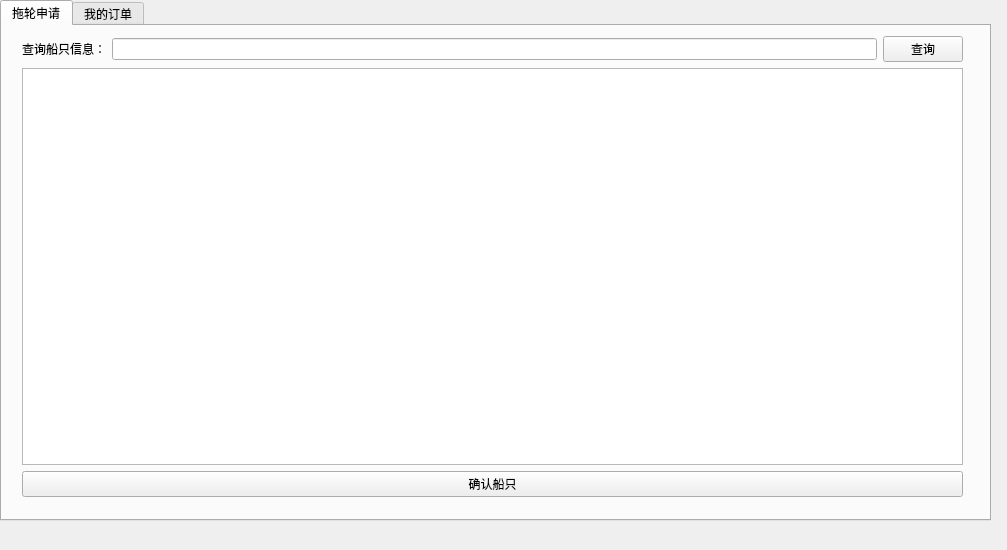
<?xml version="1.0" encoding="UTF-8"?>
<ui version="4.0">
 <class>SAMainWindow</class>
 <widget class="QMainWindow" name="SAMainWindow">
  <property name="geometry">
   <rect>
    <x>0</x>
    <y>0</y>
    <width>1007</width>
    <height>550</height>
   </rect>
  </property>
  <property name="windowTitle">
   <string>船代客户端</string>
  </property>
  <widget class="QWidget" name="centralwidget">
   <widget class="QTabWidget" name="tabWidget">
    <property name="geometry">
     <rect>
      <x>0</x>
      <y>0</y>
      <width>991</width>
      <height>521</height>
     </rect>
    </property>
    <property name="currentIndex">
     <number>0</number>
    </property>
    <widget class="QWidget" name="sendApplication">
     <attribute name="title">
      <string>拖轮申请</string>
     </attribute>
     <widget class="QStackedWidget" name="procedure">
      <property name="geometry">
       <rect>
        <x>0</x>
        <y>0</y>
        <width>961</width>
        <height>481</height>
       </rect>
      </property>
      <property name="currentIndex">
       <number>2</number>
      </property>
      <widget class="QWidget" name="works">
       <widget class="QWidget" name="layoutWidget">
        <property name="geometry">
         <rect>
          <x>40</x>
          <y>20</y>
          <width>871</width>
          <height>461</height>
         </rect>
        </property>
        <layout class="QVBoxLayout" name="verticalLayout_2">
         <item>
          <widget class="QTableWidget" name="workInfo">
           <column>
            <property name="text">
             <string>工作名称</string>
            </property>
           </column>
           <column>
            <property name="text">
             <string>操作类型</string>
            </property>
           </column>
           <column>
            <property name="text">
             <string>收费标准</string>
            </property>
           </column>
           <column>
            <property name="text">
             <string>工作简称</string>
            </property>
            <property name="font">
             <font>
              <underline>false</underline>
             </font>
            </property>
           </column>
           <column>
            <property name="text">
             <string>操作代号</string>
            </property>
           </column>
           <column>
            <property name="text">
             <string>工作拖轮数量</string>
            </property>
           </column>
           <column>
            <property name="text">
             <string>是否选择</string>
            </property>
           </column>
          </widget>
         </item>
         <item>
          <widget class="QPushButton" name="confirmWorks">
           <property name="text">
            <string>确认工作内容</string>
           </property>
          </widget>
         </item>
        </layout>
       </widget>
       <widget class="QLabel" name="label_7">
        <property name="geometry">
         <rect>
          <x>40</x>
          <y>0</y>
          <width>631</width>
          <height>21</height>
         </rect>
        </property>
        <property name="text">
         <string>选择作业</string>
        </property>
       </widget>
      </widget>
      <widget class="QWidget" name="port">
       <widget class="QWidget" name="layoutWidget">
        <property name="geometry">
         <rect>
          <x>320</x>
          <y>70</y>
          <width>321</width>
          <height>391</height>
         </rect>
        </property>
        <layout class="QVBoxLayout" name="verticalLayout_3">
         <item>
          <layout class="QGridLayout" name="gridLayout">
           <item row="5" column="2">
            <spacer name="verticalSpacer_3">
             <property name="orientation">
              <enum>Qt::Vertical</enum>
             </property>
             <property name="sizeHint" stdset="0">
              <size>
               <width>20</width>
               <height>40</height>
              </size>
             </property>
            </spacer>
           </item>
           <item row="6" column="0">
            <widget class="QLabel" name="label_5">
             <property name="text">
              <string>结束</string>
             </property>
            </widget>
           </item>
           <item row="0" column="2">
            <widget class="QComboBox" name="selectPort"/>
           </item>
           <item row="8" column="0">
            <widget class="QLabel" name="label_6">
             <property name="text">
              <string>联系电话</string>
             </property>
            </widget>
           </item>
           <item row="4" column="2">
            <widget class="QDateTimeEdit" name="startTime"/>
           </item>
           <item row="4" column="0">
            <widget class="QLabel" name="label_4">
             <property name="text">
              <string>开始</string>
             </property>
            </widget>
           </item>
           <item row="2" column="2">
            <widget class="QComboBox" name="business">
             <item>
              <property name="text">
               <string>内贸</string>
              </property>
             </item>
             <item>
              <property name="text">
               <string>外贸</string>
              </property>
             </item>
            </widget>
           </item>
           <item row="8" column="2">
            <widget class="QLineEdit" name="shipTel"/>
           </item>
           <item row="6" column="2">
            <widget class="QDateTimeEdit" name="endTime"/>
           </item>
           <item row="1" column="2">
            <spacer name="verticalSpacer">
             <property name="orientation">
              <enum>Qt::Vertical</enum>
             </property>
             <property name="sizeHint" stdset="0">
              <size>
               <width>20</width>
               <height>40</height>
              </size>
             </property>
            </spacer>
           </item>
           <item row="7" column="2">
            <spacer name="verticalSpacer_4">
             <property name="orientation">
              <enum>Qt::Vertical</enum>
             </property>
             <property name="sizeHint" stdset="0">
              <size>
               <width>20</width>
               <height>40</height>
              </size>
             </property>
            </spacer>
           </item>
           <item row="2" column="0">
            <widget class="QLabel" name="label_3">
             <property name="text">
              <string>选择类型</string>
             </property>
            </widget>
           </item>
           <item row="0" column="0" colspan="2">
            <widget class="QLabel" name="label">
             <property name="text">
              <string>选择港口</string>
             </property>
            </widget>
           </item>
           <item row="3" column="2">
            <spacer name="verticalSpacer_2">
             <property name="orientation">
              <enum>Qt::Vertical</enum>
             </property>
             <property name="sizeHint" stdset="0">
              <size>
               <width>20</width>
               <height>40</height>
              </size>
             </property>
            </spacer>
           </item>
           <item row="9" column="2">
            <spacer name="verticalSpacer_5">
             <property name="orientation">
              <enum>Qt::Vertical</enum>
             </property>
             <property name="sizeHint" stdset="0">
              <size>
               <width>20</width>
               <height>40</height>
              </size>
             </property>
            </spacer>
           </item>
          </layout>
         </item>
         <item>
          <widget class="QPushButton" name="submitApplication">
           <property name="text">
            <string>提交作业请求</string>
           </property>
          </widget>
         </item>
        </layout>
       </widget>
       <widget class="QLabel" name="label_8">
        <property name="geometry">
         <rect>
          <x>400</x>
          <y>20</y>
          <width>161</width>
          <height>31</height>
         </rect>
        </property>
        <property name="font">
         <font>
          <pointsize>20</pointsize>
          <bold>true</bold>
         </font>
        </property>
        <property name="text">
         <string>其他细节信息</string>
        </property>
       </widget>
      </widget>
      <widget class="QWidget" name="ship">
       <widget class="QWidget" name="layoutWidget">
        <property name="geometry">
         <rect>
          <x>20</x>
          <y>10</y>
          <width>941</width>
          <height>461</height>
         </rect>
        </property>
        <layout class="QVBoxLayout" name="verticalLayout">
         <item>
          <layout class="QHBoxLayout" name="horizontalLayout">
           <item>
            <widget class="QLabel" name="label_2">
             <property name="text">
              <string>查询船只信息：</string>
             </property>
            </widget>
           </item>
           <item>
            <widget class="QLineEdit" name="zhName"/>
           </item>
           <item>
            <widget class="QPushButton" name="findShip">
             <property name="text">
              <string>查询</string>
             </property>
            </widget>
           </item>
          </layout>
         </item>
         <item>
          <widget class="QTextBrowser" name="shipInfo"/>
         </item>
         <item>
          <widget class="QPushButton" name="confirmShip">
           <property name="text">
            <string>确认船只</string>
           </property>
          </widget>
         </item>
        </layout>
       </widget>
      </widget>
     </widget>
    </widget>
    <widget class="QWidget" name="tab_2">
     <attribute name="title">
      <string>我的订单</string>
     </attribute>
     <widget class="QTableWidget" name="ordersTable">
      <property name="geometry">
       <rect>
        <x>0</x>
        <y>0</y>
        <width>971</width>
        <height>401</height>
       </rect>
      </property>
      <column>
       <property name="text">
        <string>申请ID</string>
       </property>
      </column>
      <column>
       <property name="text">
        <string>船名（中文）</string>
       </property>
      </column>
      <column>
       <property name="text">
        <string>申请日期</string>
       </property>
      </column>
      <column>
       <property name="text">
        <string>计费员</string>
       </property>
      </column>
      <column>
       <property name="text">
        <string>复核员</string>
       </property>
      </column>
      <column>
       <property name="text">
        <string>申请状态</string>
       </property>
      </column>
     </widget>
     <widget class="QWidget" name="layoutWidget">
      <property name="geometry">
       <rect>
        <x>300</x>
        <y>430</y>
        <width>451</width>
        <height>41</height>
       </rect>
      </property>
      <layout class="QHBoxLayout" name="horizontalLayout_2">
       <item>
        <widget class="QPushButton" name="lastPage">
         <property name="text">
          <string>上一页</string>
         </property>
        </widget>
       </item>
       <item>
        <widget class="QLabel" name="currentPage">
         <property name="text">
          <string>当前页</string>
         </property>
        </widget>
       </item>
       <item>
        <widget class="QPushButton" name="nextPage">
         <property name="text">
          <string>下一页</string>
         </property>
        </widget>
       </item>
       <item>
        <widget class="QLabel" name="totalPage">
         <property name="text">
          <string>总页数</string>
         </property>
        </widget>
       </item>
      </layout>
     </widget>
     <widget class="QPushButton" name="logOut">
      <property name="geometry">
       <rect>
        <x>820</x>
        <y>420</y>
        <width>141</width>
        <height>51</height>
       </rect>
      </property>
      <property name="font">
       <font>
        <pointsize>12</pointsize>
       </font>
      </property>
      <property name="text">
       <string>退出登录</string>
      </property>
     </widget>
    </widget>
   </widget>
  </widget>
 </widget>
 <resources/>
 <connections/>
</ui>
